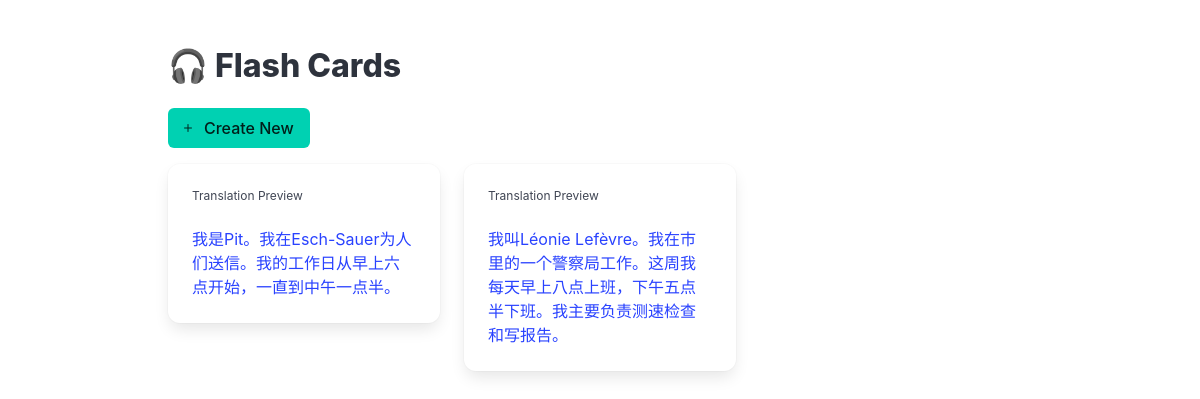
/flashcards, run on the app's committed database.
### models.py (models this page shows)
class SDL_CARD(db.Model):
    __tablename__ = 'SDL_CARD'
    ID = db.Column(db.Integer, primary_key=True)
    AUDIO_URL = db.Column(db.String, nullable=False)
    TRANSCRIPT = db.Column(db.Text, nullable=False)
    TRANSLATION = db.Column(db.Text, nullable=False)

### app.py (the view)
@app.route("/flashcards")
def flashcards():
    cards = SDL_CARD.query.order_by(SDL_CARD.ID.desc()).all()
    return render_template("flashcards.html", cards=cards)

### templates/flashcards.html
{% extends "layout.html" %}
{% block content %}
<section class="section">
  <div class="container">
    <h1 class="title">🎧 Flash Cards</h1>
    <div class="mb-4">
      <a href="{{ url_for('create_flashcard') }}" class="button is-primary">
        <span class="icon"><i class="bi bi-plus"></i></span>
        <span>Create New</span>
      </a>
    </div>
    <div class="columns is-multiline">
      {% for card in cards %}
        <div class="column is-one-third">
          <div class="card">
            <a href="{{ url_for('view_flashcard', card_id=card.ID) }}">
              <div class="card-content">
                <p class="subtitle is-7">Translation Preview</p>
                <div class="content">
                  {% for line in card.TRANSLATION.split('\n')[:5] %}
                    {{ line }}<br>
                  {% endfor %}
                </div>
              </div>
            </a>
          </div>
        </div>
      {% endfor %}
    </div>
  </div>
</section>
{% endblock %}

### data on the page
SDL_CARD: TRANSLATION "我是Pit。我在Esch-Sauer为人们送信。我的工作日从早上六点开始，一直到中午一点半。"
SDL_CARD: TRANSLATION "我叫Léonie Lefèvre。我在市里的一个警察局工作。这周我每天早上八点上班，下午五点半下班。我主要负责测速检查和写报告。"
